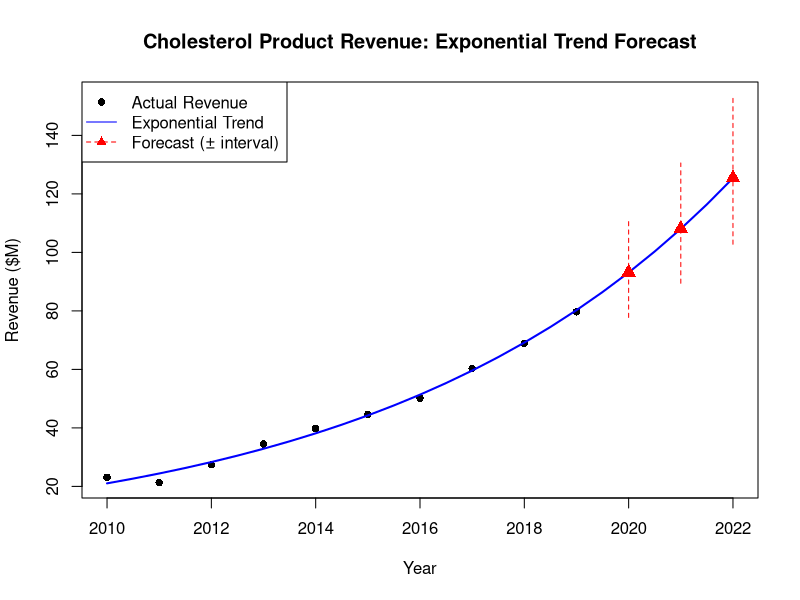

The R script that drew this image:
# Adds charting + an actual future forecast to exponentialtrend.r, which
# fits lm(log(Revenue) ~ Year) and prints summary() but never plots the
# curve (on the original scale) or predicts a future year.

cholest_df <- data.frame(
  Year = 2010:2019,
  Revenue = c(23.1, 21.3, 27.4, 34.5, 39.8, 44.6, 50.2, 60.3, 68.9, 79.7)
)
cholest_df$ln_revenue <- log(cholest_df$Revenue)

cholest_exp <- lm(ln_revenue ~ Year, data = cholest_df)
summary(cholest_exp)

# forecasts come out on the LOG scale, so exp() converts them back to
# original dollar units before plotting/interpreting
future_years <- data.frame(Year = 2020:2022)
log_forecast <- predict(cholest_exp, newdata = future_years, interval = "prediction")
forecast_df <- cbind(future_years, exp(log_forecast))   # exponentiate fit/lwr/upr
print(forecast_df)

# --- chart: actual revenue, fitted exponential curve, forecasted years ---
plot(cholest_df$Year, cholest_df$Revenue, pch = 16, col = "black",
     xlim = range(c(cholest_df$Year, future_years$Year)),
     ylim = range(c(cholest_df$Revenue, forecast_df$upr)),
     main = "Cholesterol Product Revenue: Exponential Trend Forecast",
     xlab = "Year", ylab = "Revenue ($M)")

all_years <- seq(min(cholest_df$Year), max(future_years$Year), by = 0.5)
fitted_curve <- exp(predict(cholest_exp, newdata = data.frame(Year = all_years)))
lines(all_years, fitted_curve, col = "blue", lwd = 2)

points(forecast_df$Year, forecast_df$fit, col = "red", pch = 17, cex = 1.5)
segments(forecast_df$Year, forecast_df$lwr, forecast_df$Year, forecast_df$upr,
         col = "red", lty = 2)
legend("topleft", legend = c("Actual Revenue", "Exponential Trend", "Forecast (± interval)"),
       col = c("black", "blue", "red"), pch = c(16, NA, 17), lty = c(NA, 1, 2))
